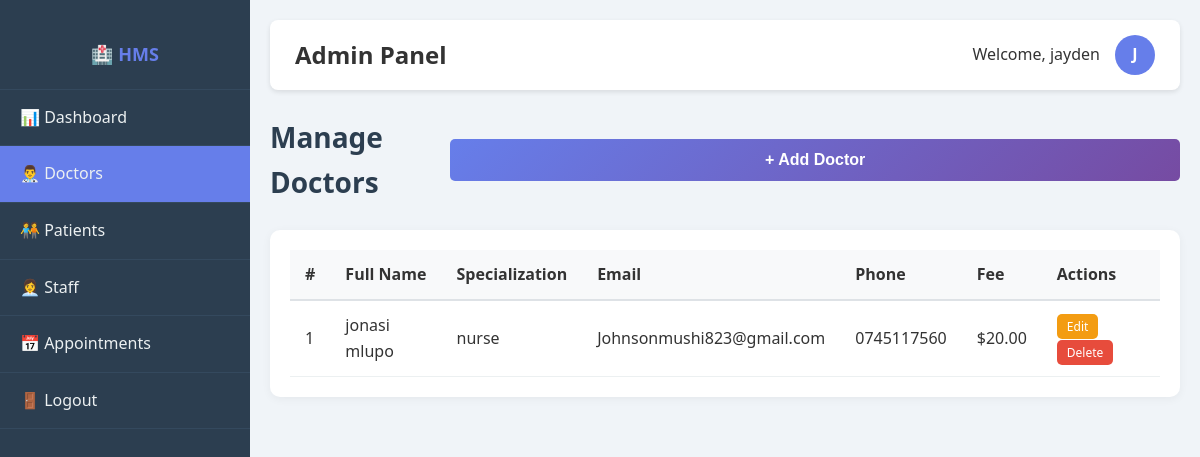
Page /manage_doctors.php (signed in) on the committed database.
### tables this page shows
CREATE TABLE `doctors` (
  `id` int(11) NOT NULL,
  `user_id` int(11) DEFAULT NULL,
  `specialization` varchar(100) NOT NULL,
  `license_number` varchar(50) NOT NULL,
  `experience_years` int(11) DEFAULT NULL,
  `consultation_fee` decimal(10,2) DEFAULT NULL,
  `available_days` varchar(100) DEFAULT NULL,
  `available_time` varchar(100) DEFAULT NULL
);

CREATE TABLE `users` (
  `id` int(11) NOT NULL,
  `username` varchar(50) NOT NULL,
  `password` varchar(255) NOT NULL,
  `full_name` varchar(100) NOT NULL,
  `email` varchar(100) NOT NULL,
  `phone` varchar(20) DEFAULT NULL,
  `role` enum('admin','doctor','receptionist') NOT NULL,
  `created_at` timestamp NOT NULL DEFAULT current_timestamp()
);

### manage_doctors.php (the view, shortened to what this page needs)
<?php
require_once '../config/database.php';
$doctors = $conn->query("
    SELECT d.*, u.full_name, u.email, u.phone, u.username
    FROM doctors d
    JOIN users u ON d.user_id = u.id
    ORDER BY d.id DESC
");
?>
<!DOCTYPE html>
<html lang="en">
<head>
    <link rel="stylesheet" href="../css/style.css">
</head>
<body>
    <div class="dashboard">
        <?php include '../includes/sidebar.php'; ?>
        <div class="main-content">
            <?php include '../includes/topbar.php'; ?>
            <div class="page-header">
                <h1>Manage Doctors</h1>
                <button class="btn-primary" onclick="document.getElementById('addDoctorForm').style.display='block'">+ Add Doctor</button>
            </div>
            <div class="table-container">
                <table>
                    <thead>
                        <tr>
                            <th>#</th>
                            <th>Full Name</th>
                            <th>Specialization</th>
                            <th>Email</th>
                            <th>Phone</th>
                            <th>Fee</th>
                            <th>Actions</th>
                        </tr>
                    </thead>
                    <tbody>
                        <?php if ($doctors && $doctors->num_rows > 0): ?>
                            <?php $i = 1; while ($row = $doctors->fetch_assoc()): ?>
                                <tr>
                                    <td><?php echo $i++; ?></td>
                                    <td><?php echo htmlspecialchars($row['full_name']); ?></td>
                                    <td><?php echo htmlspecialchars($row['specialization']); ?></td>
                                    <td><?php echo htmlspecialchars($row['email']); ?></td>
                                    <td><?php echo htmlspecialchars($row['phone']); ?></td>
                                    <td>$<?php echo number_format($row['consultation_fee'], 2); ?></td>
                                    <td>
                                        <a href="edit_doctor.php?id=<?php echo $row['id']; ?>" class="btn-warning" style="padding:4px 10px;font-size:12px;text-decoration:none;">Edit</a>
                                        <a href="?delete=<?php echo $row['id']; ?>" class="btn-danger" style="padding:4px 10px;font-size:12px;text-decoration:none;" onclick="return confirm('Are you sure you want to delete this doctor?')">Delete</a>
                                    </td>
                                </tr>
                            <?php endwhile; ?>
                        <?php else: ?>
                            <tr>
                                <td colspan="7" class="text-center">No doctors found</td>
                            </tr>
                        <?php endif; ?>
                    </tbody>
                </table>
            </div>
        </div>
    </div>
</body>
</html>

### style.css (style rules this page uses)
* { margin: 0; padding: 0; box-sizing: border-box; }
body { font-family: 'Segoe UI', Tahoma, Geneva, Verdana, sans-serif; background: #f0f4f8; color: #333; line-height: 1.6; }
.btn-primary { background: linear-gradient(135deg, #667eea 0%, #764ba2 100%); color: white; border: none; padding: 12px 30px; border-radius: 5px; font-size: 16px; font-weight: 600; cursor: pointer; width: 100%; transition: transform 0.2s; }
.btn-danger { background: #e74c3c; color: white; border: none; padding: 10px 20px; border-radius: 5px; cursor: pointer; }
.btn-warning { background: #f39c12; color: white; border: none; padding: 10px 20px; border-radius: 5px; cursor: pointer; }
.dashboard { display: flex; min-height: 100vh; }
.main-content { margin-left: 250px; padding: 20px; width: 100%; }
.table-container { background: white; padding: 20px; border-radius: 10px; box-shadow: 0 2px 10px rgba(0,0,0,0.05); overflow-x: auto; }
table { width: 100%; border-collapse: collapse; }
table th { background: #f8f9fa; padding: 12px 15px; text-align: left; font-weight: 600; border-bottom: 2px solid #dee2e6; }
table td { padding: 12px 15px; border-bottom: 1px solid #ecf0f1; }
.page-header { display: flex; justify-content: space-between; align-items: center; margin-bottom: 25px; }
.page-header h1 { font-size: 28px; color: #2c3e50; }

### rows in the picture
doctors: user.full_name "jonasi mlupo", specialization "nurse", user.email "Johnsonmushi823@gmail.com", user.phone "0745117560", consultation_fee "20.00"

### other values in the picture
$role "Admin"
$full_name "jayden"
substr($full_name, 0, 1) "J"
